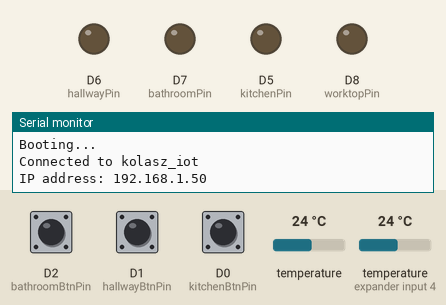
A sketch run on a simulated ESP8266 (NodeMCU). Parts: output pins drawn as LEDs (lit = HIGH), the last lines printed to the serial monitor. The test bench sets the inputs (shaded band); at power-on: D0 (kitchenBtnPin) HIGH, D2 (bathroomBtnPin) HIGH, D1 (hallwayBtnPin) HIGH, temperature 24 °C, temperature (sensor on expander input 4) 24 °C. WiFi joins after 1.5 s; servers stay silent unless stated.

Above: at 2.7 s.
2.8 s: D0 (kitchenBtnPin) pulled LOW for 0.15 s
At 5.7 s:
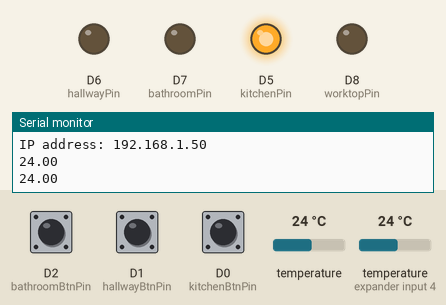
5.9 s: D2 (bathroomBtnPin) pulled LOW for 0.15 s
At 7.5 s:
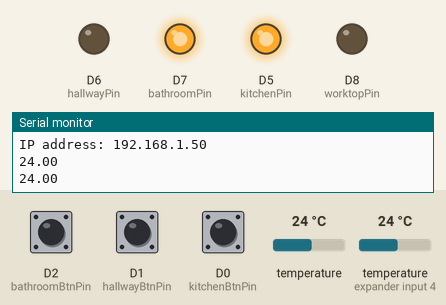
7.8 s: D1 (hallwayBtnPin) pulled LOW for 0.15 s
At 9.0 s:
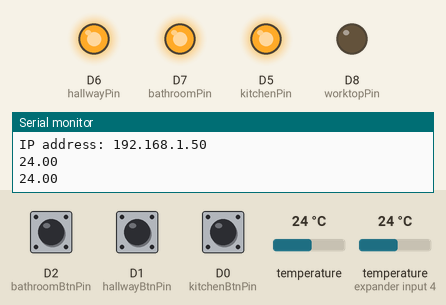
9.7 s: D2 (bathroomBtnPin) pulled LOW for 0.15 s
At 10.5 s:
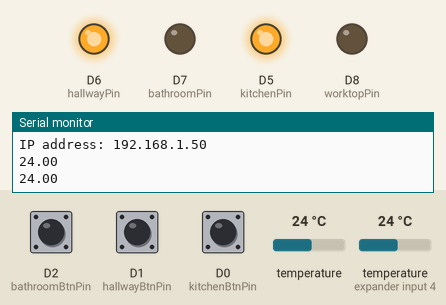
11.6 s: D0 (kitchenBtnPin) pulled LOW for 0.15 s
At 14.5 s:
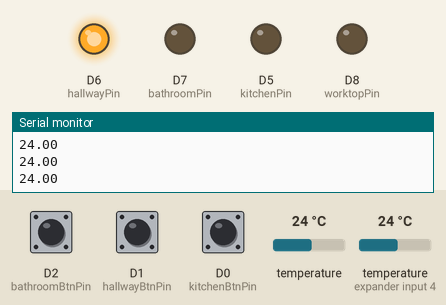
14.7 s: D2 (bathroomBtnPin) pulled LOW for 0.15 s
At 15.5 s:
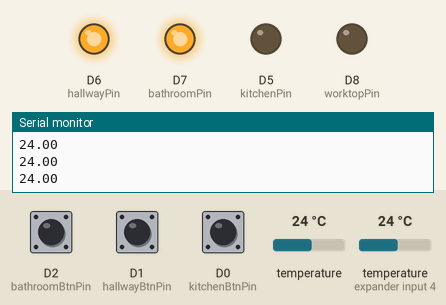
Timing chart, 0 to 17.6 s (numbered marks = the images above; inputs shaded):
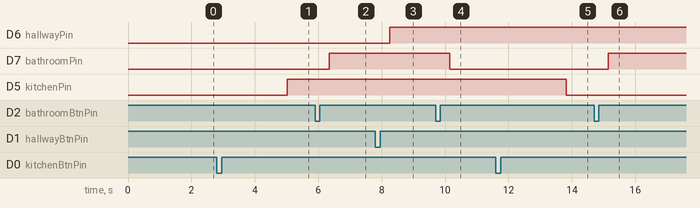

The sketch:

btns1.ino
```cpp
#include <ESP8266WiFi.h>
#include <WiFiClient.h>
#include <ESP8266WebServer.h>
#include <ESP8266mDNS.h>
#include <ESP8266HTTPUpdateServer.h>
#include <OneWire.h>
#include <DallasTemperature.h>
#include <ClickButton.h>

const char* host = "iot-btns1";
const char* ssid = "kolasz_iot";
const char* password = "neV3na4E";

#define ONE_WIRE_BUS D3

const byte kitchenBtnPin = D0;
const byte hallwayBtnPin = D1;
const byte bathroomBtnPin = D2;

const byte kitchenPin = D5;
const byte hallwayPin = D6;
const byte bathroomPin = D7;
const byte worktopPin = D8;

char kitchenTempString[5];
char hallwayTempString[5];

ClickButton kitchenBtn(kitchenBtnPin, LOW, CLICKBTN_PULLUP);
ClickButton hallwayBtn(hallwayBtnPin, LOW, CLICKBTN_PULLUP);
ClickButton bathroomBtn(bathroomBtnPin, LOW, CLICKBTN_PULLUP);

OneWire oneWire(ONE_WIRE_BUS);
DallasTemperature DS18B20(&oneWire);

WiFiClient client;
const int httpPort = 80;

ESP8266WebServer httpServer(80);
ESP8266HTTPUpdateServer httpUpdater;

void setup(void){

  Serial.begin(115200);
  Serial.println();
  Serial.println("Booting...");

  WiFi.mode(WIFI_AP_STA);
  WiFi.begin(ssid, password);

  while(WiFi.waitForConnectResult() != WL_CONNECTED){
    WiFi.begin(ssid, password);
    Serial.println("WiFi failed, retrying.");
  }

  Serial.println("");
  Serial.print("Connected to ");
  Serial.println(ssid);
  Serial.print("IP address: ");
  Serial.println(WiFi.localIP());

  MDNS.begin(host);

  httpUpdater.setup(&httpServer);
  httpServer.begin();

  MDNS.addService("http", "tcp", 80);

  pinMode(kitchenPin, OUTPUT);
  pinMode(hallwayPin, OUTPUT);
  pinMode(bathroomPin, OUTPUT);
  pinMode(worktopPin, OUTPUT);

  digitalWrite(kitchenPin, LOW);
  digitalWrite(hallwayPin, LOW);
  digitalWrite(bathroomPin, LOW);
  digitalWrite(worktopPin, LOW);

  kitchenBtn.debounceTime   = 4;
  kitchenBtn.multiclickTime = 300;
  kitchenBtn.longClickTime  = 600;

  hallwayBtn.debounceTime   = 4;
  hallwayBtn.multiclickTime = 300;
  hallwayBtn.longClickTime  = 600;

  bathroomBtn.debounceTime   = 4;
  bathroomBtn.multiclickTime = 300;
  bathroomBtn.longClickTime  = 600;

  // pinMode(BUILTIN_LED, OUTPUT);
}

void loop(){
  httpServer.handleClient();

  kitchenBtn.Update();
  hallwayBtn.Update();
  bathroomBtn.Update();

  if (kitchenBtn.clicks == 1) {
    DS18B20.requestTemperatures();
    delay(1000);
    Serial.println("");
    Serial.println(DS18B20.getTempCByIndex(0));
    Serial.println(DS18B20.getTempCByIndex(1));

    if (digitalRead(kitchenPin)) {
      digitalWrite(kitchenPin, LOW);
    } else {
      digitalWrite(kitchenPin, HIGH);
    }
  }

  if (kitchenBtn.clicks == 2) {
    char* host = "iot-atx.lan";
    if (!client.connect(host, httpPort)) {
      Serial.println("connection failed");
      return;
    }

    String url = "/leds";
    url += "?kth=700";

    client.print(String("GET ") + url + " HTTP/1.1\r\n" +
    "Host: " + host + "\r\n" +
    "Connection: close\r\n\r\n");

  }

  if (hallwayBtn.clicks == 1) {
    if (digitalRead(hallwayPin)) {
      digitalWrite(hallwayPin, LOW);
    } else {
      digitalWrite(hallwayPin, HIGH);
    }
  }

  if (bathroomBtn.clicks == 1) {
    if (digitalRead(bathroomPin)) {
      digitalWrite(bathroomPin, LOW);
    } else {
      digitalWrite(bathroomPin, HIGH);
    }
  }

  // if (bathroomBtn.clicks == 2) {
  //   if (!digitalRead(BUILTIN_LED)) {
  //     digitalWrite(BUILTIN_LED, HIGH);
  //   } else {
  //     digitalWrite(BUILTIN_LED, LOW);
  //   }
  // }
}
```

Measured:
- after the input at 2.8 s, D5 (kitchenPin): LOW → HIGH after 2.2 s
- after the input at 5.9 s, D7 (bathroomPin): LOW → HIGH after 0.45 s
- after the input at 7.8 s, D6 (hallwayPin): LOW → HIGH after 0.45 s
- after the input at 9.7 s, D7 (bathroomPin): HIGH → LOW after 0.45 s
- after the input at 11.6 s, D5 (kitchenPin): HIGH → LOW after 2.2 s
- after the input at 14.7 s, D7 (bathroomPin): LOW → HIGH after 0.45 s
